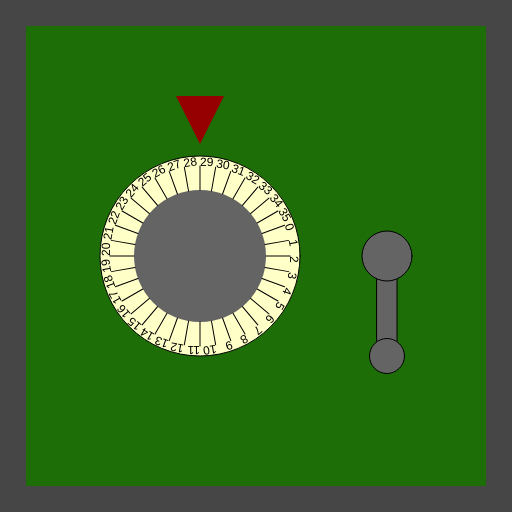
Frame 1 (no input)
Frame 60 (no input): identical to frame 1, image omitted
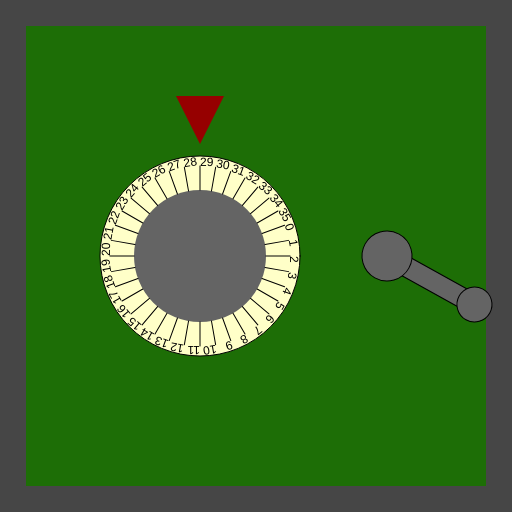
Frame 120 (the mouse pressed at the canvas centre since frame 60)

The p5.js sketch that drew these frames (run headless with seeded random() and noise() and a simulated clock; from frame 60 on, the mouse is pressed at the canvas centre):

// p5.js sketch
// ── sketch.js
/*

Officer: 6128338
CaseNum: 303-0-77531147-6128338

Case 303 - The Case of the Crooked Attorney
Stage 1 - Torvalds' Office

District Attorney Torvalds is well respected in Console City as an upstanding citizen and
enforcer of the law. Of course he’s as crooked as they come. I’ve had enough of having our
hard work at Sleuth and Co undermined by his bribes and back-payments. Let’s take take this
sucker down. I happen to know that Torvalds keeps his incriminating documents spread amongst
several safes in town. I’ll need you to bend the rules a little by breaking into them and
retrieving the incriminating evidence.

The first safe is in Torvald’s office. Crack it by doing the following:

	When any key is pressed:
	- Make Secure_Store_Value_a equal to 31

	When any key is released:
	- Make Secure_Store_Value_a equal to 32

	Whilst the mouse is moving:
	- Make Secure_Store_Value_a equal to 29

	Whilst the mouse is being dragged:
	- Make Secure_Store_Value_a equal to 33

	When any key is released:
	- Make Secure_Store_Value_b equal to 68

	Whilst the mouse is being dragged:
	- Make Secure_Store_Value_b equal to 9

	When the mouse button is pressed:
	- Make Secure_Store_Value_b equal to 61

	When any key is pressed:
	- Make Secure_Store_Value_b equal to 6



There are many possible ways of investigating this case, but you
should use ONLY the following commands:

	- The assignment operator aka. the equals sign !

*/

//declare the variables

var Secure_Store_Value_a;
var Secure_Store_Value_b;


function preload()
{
	//IMAGES WILL BE LOADED HERE

}

function setup()
{
	createCanvas(512,512);

	//initialise the variables
	Secure_Store_Value_a = 0;
	Secure_Store_Value_b = 0;

}

///////////////////EVENT HANDLERS///////////////////

//Add your code to these events to open the safe ...

function mouseMoved()
{
	console.log("mouseMoved", mouseX, mouseY);
	// Whilst the mouse is moving:
	// - Make Secure_Store_Value_a equal to 29

	Secure_Store_Value_a = 29;
}

function mouseDragged()
{
	console.log("mouseDragged", mouseX, mouseY);
	// Whilst the mouse is being dragged:
	// - Make Secure_Store_Value_a equal to 33

	Secure_Store_Value_a = 33;

	// Whilst the mouse is being dragged:
	// - Make Secure_Store_Value_b equal to 9

	Secure_Store_Value_b = 9;
}

function mousePressed()
{
	console.log("mousePressed");

	
	// When the mouse button is pressed:
	// - Make Secure_Store_Value_b equal to 61
	Secure_Store_Value_b = 61;
}

function mouseReleased()
{
	console.log("mouseReleased");
}

function keyPressed()
{
	console.log("keyPressed", key);
	// When any key is pressed:
	// - Make Secure_Store_Value_a equal to 31

	Secure_Store_Value_a = 31;

	// When any key is pressed:
	// - Make Secure_Store_Value_b equal to 6

	Secure_Store_Value_b = 6;
}

function keyReleased()
{
	console.log("keyReleased", key);
	// When any key is released:
	// - Make Secure_Store_Value_a equal to 32
	Secure_Store_Value_a = 32;

	// When any key is released:
	// - Make Secure_Store_Value_b equal to 68
	Secure_Store_Value_b = 68;

}

///////////////DO NOT CHANGE CODE BELOW THIS POINT///////////////////

function draw()
{


	//Draw the safe door
	background(70);
	noStroke();
	fill(29,110,6);
	rect(26,26,width-52,width-52);

	//Draw the combination dial
	push();
	translate(200,height/2);
	drawDial(200, Secure_Store_Value_a, 36);
	pop();

	//Draw the lever
	push();
	translate(width - 125,256);
	drawLever(Secure_Store_Value_b);
	pop();

}

function drawDial(diameter,num,maxNum)
{
	//the combination lock

	var r = diameter * 0.5;
	var p = r * 0.6;

	stroke(0);
	fill(255,255,200);
	ellipse(0,0,diameter,diameter);
	fill(100);
	noStroke();
	ellipse(0,0,diameter*0.66,diameter*0.66);
	fill(150,0,0);
	triangle(
		-p * 0.4,-r-p,
		p * 0.4,-r-p,
		0,-r-p/5
	);

	noStroke();

	push();
	var inc = 360/maxNum;

	rotate(radians(-num * inc));
	for(var i = 0; i < maxNum; i++)
	{
		push();
		rotate(radians(i * inc));
		stroke(0);
		line(0,-r*0.66,0,-(r-10));
		noStroke();
		fill(0);
		text(i,0,-(r-10));
		pop();
	}

	pop();
}

function drawLever(rot)
{
	push();
	rotate(radians(-rot))
	stroke(0);
	fill(100);
	rect(-10,0,20,100);
	ellipse(0,0,50,50);
	ellipse(0,100,35,35);
	pop();
}
